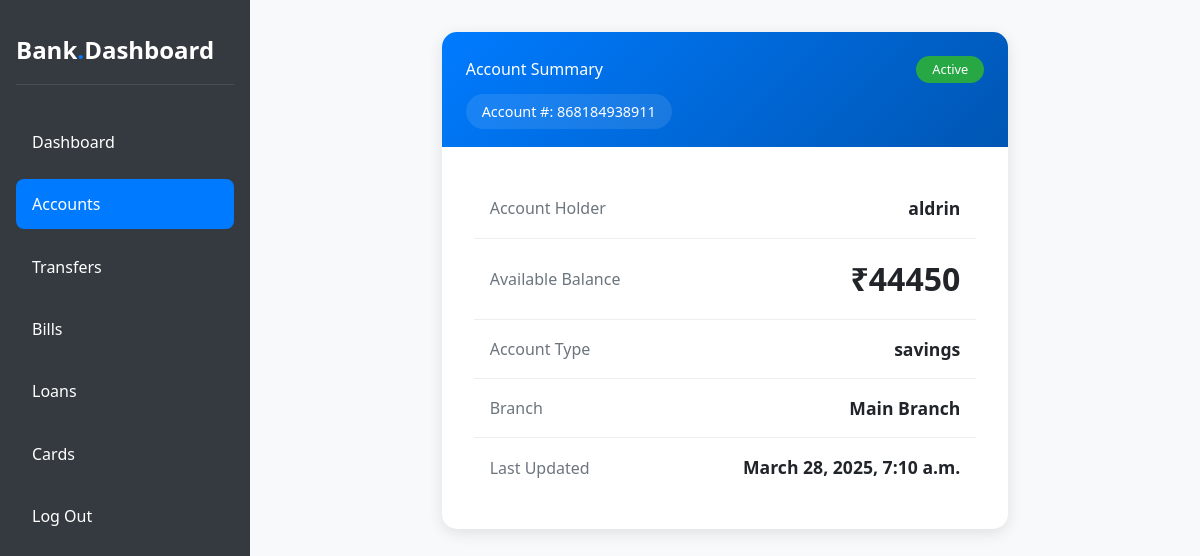
Before: /accounts (signed in) with the older database file.
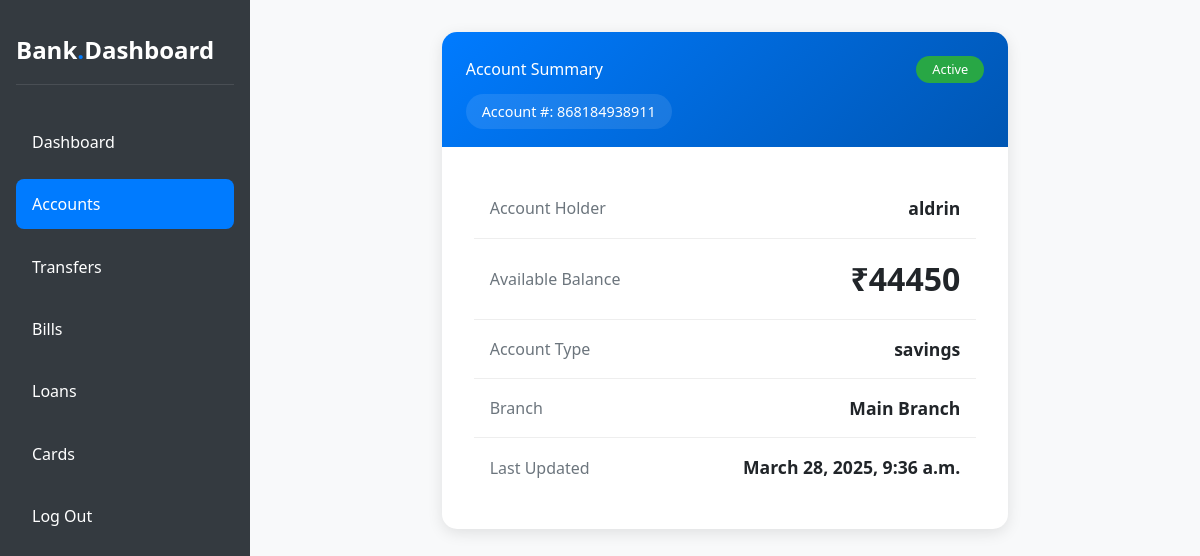
After: the same page with the newer database file.
### banking/models.py (models this page shows, shortened)
class CustomerProfile(models.Model):
    GENDER_CHOICES = [
        ('Male', 'MALE'),
        ('Female', 'FEMALE'),
        ('Others', 'OTHERS'),
    ]
    ACCOUNT_TYPE = [
        ('savings', 'SAVINGS'),
        ('current', 'CURRENT'),
        ('bussiness', 'BUSSINESS'),
    ]
    ID_TYPE = [
        ('adhar_card', 'ADHAR_CARD'),
        ('pan_card', 'PAN_CARD'),
    ]
    EMPLOYMENT_STATUS = [
        ('employed', 'EMPLOYED'),
        ('unemployed', 'UNEMPLOYED'),
        ('retired', 'RETIRED'),
        ('student', 'STUDENT'),
    ]
    user = models.OneToOneField(User, on_delete=models.CASCADE)
    dob = models.DateField()
    gender = models.CharField(max_length=50, choices=GENDER_CHOICES)
    address = models.CharField(max_length=50)
    city = models.CharField(max_length=50)
    state = models.CharField(max_length=50)
    zip_code = models.CharField(max_length=50)
    account_type = models.CharField(max_length=50, choices=ACCOUNT_TYPE)
    amount = models.DecimalField(max_digits=12, decimal_places=2, default=0.00)
    account_number = models.CharField(max_length=20, unique=True, default=uuid.uuid4)
    id_type = models.CharField(max_length=50, choices=ID_TYPE)
    id_num = models.CharField(max_length=15, null=True)
    employment_status = models.CharField(max_length=50, choices=EMPLOYMENT_STATUS)
    created_at = models.DateTimeField(auto_now_add=True)
    update_at = models.DateTimeField(auto_now=True)
    is_active = models.BooleanField(default=False)
    is_blocked = models.BooleanField(default=False)  # ✅ Field to block/unblock user

### banking/views.py (the view)
# urls.py: path('accounts',views.accounts_page,name='accounts'),
def accounts_page(request):
    user = request.user
    Bill_history = BillHistory.objects.filter(user=user)
    bill_debited = Bill_history.aggregate(Sum('bill_amount'))['bill_amount__sum'] or 0
    deposit_total = DepositTransaction.objects.filter(user=user, status="successful").aggregate(Sum('amount'))['amount__sum'] or 0
    transfer_total = TransferHistory.objects.filter(sender=user, status="successful").aggregate(Sum('amount'))['amount__sum'] or 0
    transfer_total += bill_debited  # No NoneType issue here
    total = deposit_total - transfer_total
    customer_profile = get_object_or_404(CustomerProfile, user=user)
    context = {
        "user": user,
        "account": DepositTransaction.objects.filter(user=user, status="success"),
        "customer_profile": customer_profile,
        "total": total,
    }
    return render(request, "accounts.html", context)

### templates/accounts.html (shortened to what this page needs)
{% extends "dashboard_user.html" %}
{% load static %}
{% block extra_head %}
<link rel="stylesheet" href="{% static 'css/acc.css'%}">
{% endblock extra_head %}
        {% block content %}
            <div class="container">
                <div class="row justify-content-center">
                    <div class="col-lg-8">
                        <div class="account-card">
                            <div class="card-header">
                                <div class="d-flex justify-content-between align-items-center">
                                    <h3 class="mb-0">Account Summary</h3>
                                    <span class="status-badge">Active</span>
                                </div>
                                {% if customer_profile %}
                                <div class="mt-3">
                                    <span class="account-number">Account #: {{ customer_profile.account_number }}</span>
                                </div>
                                {% endif %}
                            </div>
                            <div class="account-info">
                                <div class="info-item">
                                    <span class="label">Account Holder</span>
                                    <span class="value">{{ user.username }}</span>
                                </div>
                                {% if customer_profile %}
                                <div class="info-item">
                                    <span class="label">Available Balance</span>
                                    <span class="value balance-amount">₹{{ total }}</span>
                                </div>
                                <div class="info-item">
                                    <span class="label">Account Type</span>
                                    <span class="value">{{customer_profile.account_type}}</span>
                                </div>
                                <div class="info-item">
                                    <span class="label">Branch</span>
                                    <span class="value">Main Branch</span>
                                </div>
                                <div class="info-item">
                                    <span class="label">Last Updated</span>
                                    <span class="value">{{customer_profile.update_at}}</span>
                                </div>
                                {% else %}
                                <div class="alert alert-warning m-3">
                                    Account details not found.
                                </div>
                                {% endif %}
                            </div>
                        </div>
                    </div>
                </div>
            </div>
        {% endblock content %}

### templates/dashboard_user.html (shortened to what this page needs)
<!DOCTYPE html>
<html lang="en">
<head>
    <link href="https://cdn.jsdelivr.net/npm/bootstrap@5.0.2/dist/css/bootstrap.min.css" rel="stylesheet">
    <link href="https://cdn.jsdelivr.net/npm/bootstrap@5.3.3/dist/css/bootstrap.min.css" rel="stylesheet">
    <script src="https://cdn.tailwindcss.com"></script>
    <link rel="stylesheet" href="https://cdnjs.cloudflare.com/ajax/libs/font-awesome/5.15.4/css/all.min.css">
    {% block extra_head %}
    {% endblock extra_head %}
</head>
<body>
    <div class="dashboard-container">
        <div class="sidebar">
            <div class="brand">Bank<span>.</span>Dashboard</div>
            <ul class="nav-menu">
                <li class="nav-item {% if request.resolver_match.url_name == 'user_dashboard' %}active{% endif %}">
                    <a href="{% url 'user_dashboard' %}" class="text-white">Dashboard</a>
                </li>
                <li class="nav-item {% if request.resolver_match.url_name == 'accounts' %}active{% endif %}">
                    <a href="{% url 'accounts' %}" class="text-white">Accounts</a>
                </li>
                <li class="nav-item {% if request.resolver_match.url_name == 'transfers' %}active{% endif %}">
                    <a href="{% url 'transfers' %}" class="text-white">Transfers</a>
                </li>
                <li class="nav-item {% if request.resolver_match.url_name == 'billpay' %}active{% endif %} ">
                    <a href="{% url 'billpay' %}" class="text-white">Bills</a>
                </li>
                <li class="nav-item {% if request.resolver_match.url_name == 'loan_management' %}active{% endif %} ">
                    <a href="{% url 'loan_management' %}" class="text-white">Loans</a>
                </li>
                <li class="nav-item {% if request.resolver_match.url_name == 'submit_card_request' %}active{% endif %}">
                    <a href="{% url 'submit_card_request' %}" class="text-white">Cards</a>
                </li>
                <li class="nav-item {% if request.resolver_match.url_name == 'logout' %}active{% endif %}">
                    <a href="{% url 'logout' %}" class="text-white">Log Out</a>
                </li>
            </ul>
        </div>
        <div class="main-content">
            {% block content %}
            {% endblock content %}
        </div>
    </div>
</body>
</html>

### static/css/acc.css (style rules this page uses)
.account-card { background: white; border-radius: 15px; box-shadow: 0 4px 15px rgba(0,0,0,0.1); transition: transform 0.3s ease; overflow: hidden; }
.card-header { background: linear-gradient(135deg, #007bff, #0056b3); color: white; padding: 1.5rem; border-bottom: none; }
.account-info { padding: 2rem; }
.info-item { padding: 1rem; border-bottom: 1px solid #eee; display: flex; justify-content: space-between; align-items: center; }
.info-item:last-child { border-bottom: none; }
.label { color: #6c757d; font-weight: 500; }
.value { font-weight: 600; font-size: 1.1rem; }
.balance-amount { font-size: 2rem; font-weight: 700; color: var(--success-color); }
.account-number { background: rgba(255,255,255,0.1); padding: 0.5rem 1rem; border-radius: 50px; font-size: 0.9rem; }
.status-badge { background: #28a745; color: white; padding: 0.25rem 1rem; border-radius: 50px; font-size: 0.8rem; }

### templates/dashboard_user.html (style rules this page uses)
* { margin: 0; padding: 0; box-sizing: border-box; font-family: 'Segoe UI', Arial, sans-serif; }
:root { --primary-color: #007bff; --secondary-color: #6c757d; --background-color: #f8f9fa; --white: #ffffff; --dark: #343a40; }
body { background-color: var(--background-color); }
.dashboard-container { display: flex; flex-direction: column; }
.sidebar { background: var(--dark); color: var(--white); padding: 2rem 1rem; height: 100vh; position: fixed; width: 250px; }
.brand { font-size: 1.5rem; font-weight: 600; margin-bottom: 2rem; padding-bottom: 1rem; border-bottom: 1px solid rgba(255,255,255,0.1); }
.brand span { color: var(--primary-color); }
.nav-menu { list-style: none; padding: 0; }
.nav-item { margin: 0.8rem 0; padding: 0.8rem 1rem; border-radius: 8px; cursor: pointer; transition: all 0.3s ease; }
.nav-item.active { background: var(--primary-color); }
.main-content { margin-left: 250px; padding: 2rem; }

Changed rows visible on the page:
changed CustomerProfile "savings": update_at "March 28, 2025, 7:10 a.m." → "March 28, 2025, 9:36 a.m."
